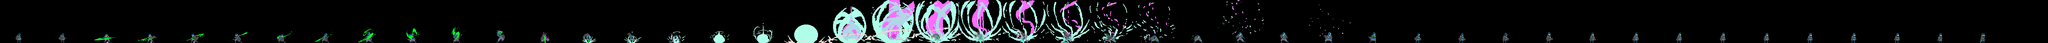

This game map was drawn from its Tiled (.tmx) file and the tilesets committed beside it. A one-line description and the trimmed map source follow:
An orthogonal 47x1 tile map with 128x128 px tiles, 1 tile layer (Ultimate).

<map version="1.0" tiledversion="1.0.3" orientation="orthogonal" renderorder="right-down" width="47" height="1" tilewidth="128" tileheight="128" nextobjectid="1">
 <tileset firstgid="1" source="Ultimate.tsx" />
 <layer name="Ultimate" width="47" height="1">
  <data>[47 cells, 46 non-empty, 46 distinct tile ids]</data>
 </layer>
</map>
